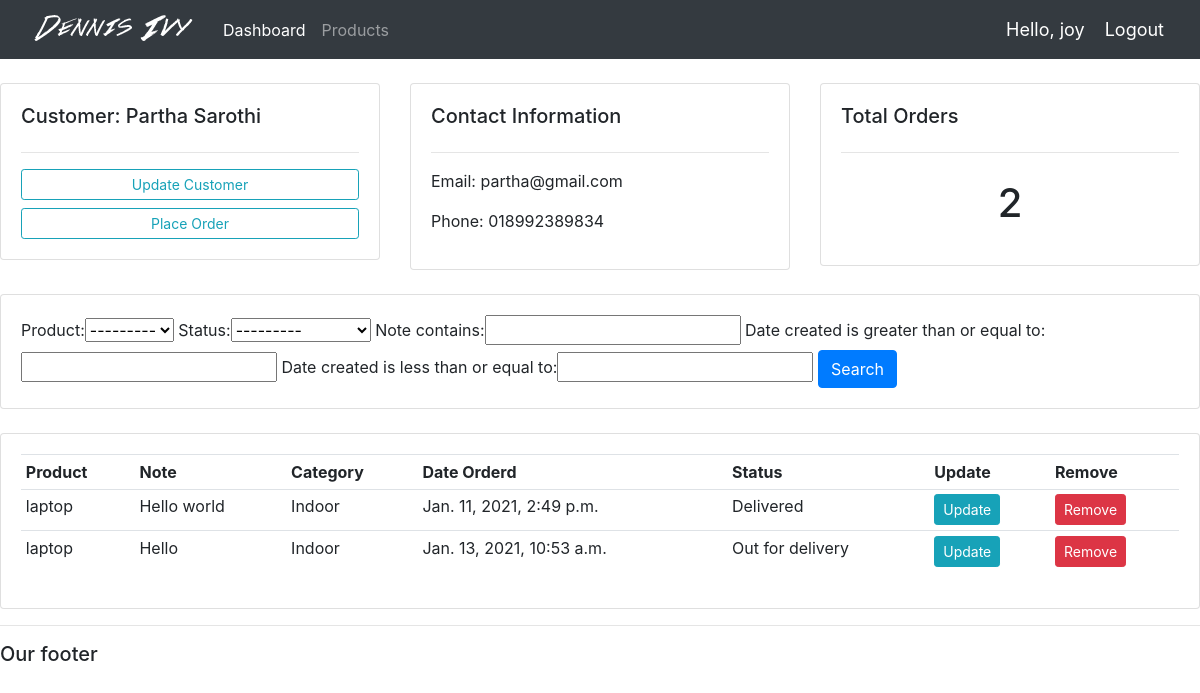
The app's page /customer/1/ (signed in) with its own data.
### accounts/models.py (models this page shows, shortened)
class Customer(models.Model):
    user = models.OneToOneField(User, null=True, blank=True, on_delete=models.CASCADE)
    name = models.CharField(max_length=200, null=True)
    phone = models.CharField(max_length=200, null=True)
    email = models.CharField(max_length=200, null=True)
    profile_pic = models.ImageField(default="profile1.png", null=True, blank=True)
    date_created = models.DateTimeField(auto_now_add=True, null=True)

class Order(models.Model):
    STATUS = (
        ('Pending', 'Pending'),
        ('Out for delivery', 'Out for delivery'),
        ('Delivered', 'Delivered')
    )
    customer = models.ForeignKey(Customer, null=True, on_delete=models.SET_NULL)
    product = models.ForeignKey(Product, null=True, on_delete=models.SET_NULL)
    date_created = models.DateTimeField(auto_now_add=True, null=True)
    status = models.CharField(max_length=200, null=True, choices=STATUS)
    note = models.CharField(max_length=1000, null=True)

class Product(models.Model):
    CATEGORY = (
        ('Indoor', 'Indoor'),
        ('Out Door', 'Out Door')
    )
    name = models.CharField(max_length=200, null=True)
    price = models.FloatField(null=True)
    category = models.CharField(max_length=200, null=True, choices=CATEGORY)
    description = models.CharField(max_length=200, null=True, blank=True)
    date_created = models.DateTimeField(auto_now_add=True, null=True)
    tag = models.ManyToManyField(Tag)
    def __str__(self):
        return self.name

### accounts/decorators.py (the view)
        def wrapper_func(request, *args, **kwargs):
            group = None
            if request.user.groups.exists():
                group = request.user.groups.all()[0].name
            if group in allowed_roles:
                return view_fanc(request, *args, **kwargs)
            else:
                return HttpResponse('You are not authorized to view this page')

### accounts/views.py (called while the page is built)
@login_required(login_url='login')
@allowed_users(allowed_roles=['admin'])
def customer(request, pk_test):
    customer = Customer.objects.get(id=pk_test)
    orders = customer.order_set.all()
    order_count = orders.count()
    myFilter = OrderFilter(request.GET, queryset=orders)
    orders = myFilter.qs
    context = {'customer':customer, 'orders':orders, 'order_count':order_count, 'myFilter':myFilter}
    return render(request, 'accounts/customer.html', context)

### accounts/templates/accounts/customer.html
{% extends 'accounts/main.html' %}
{% block content %}
    <br>
<div class="row">
	<div class="col-md">
		<div class="card card-body">
			<h5>Customer: {{ customer.name }}</h5>
			<hr>
			<a class="btn btn-outline-info  btn-sm btn-block" href="">Update Customer</a>
			<a class="btn btn-outline-info  btn-sm btn-block" href="{% url 'create_order' customer.id %}">Place Order</a>
		</div>
	</div>
	<div class="col-md">
		<div class="card card-body">
			<h5>Contact Information</h5>
			<hr>
			<p>Email: {{ customer.email }} </p>
			<p>Phone: {{ customer.phone }} </p>
		</div>
	</div>
	<div class="col-md">
		<div class="card card-body">
			<h5>Total Orders</h5>
			<hr>
			<h1 style="text-align: center;padding: 10px">{{ order_count }}</h1>
		</div>
	</div>
</div>
<br>
<div class="row">
	<div class="col">
		<div class="card card-body">
			<form method="get">
				{{ myFilter.form }}
		    <button class="btn btn-primary" type="submit">Search</button>
		  </form>
		</div>
	</div>
</div>
<br>
<div class="row">
	<div class="col-md">
		<div class="card card-body">
			<table class="table table-sm">
				<tr>
					<th>Product</th>
					<th>Note</th>
					<th>Category</th>
					<th>Date Orderd</th>
					<th>Status</th>
					<th>Update</th>
					<th>Remove</th>
				</tr>
				{% for order in orders %}
					<tr>
						<td>{{ order.product }}</td>
						<td>{{ order.note }}</td>
						<td>{{ order.product.category }}</td>
						<td>{{ order.date_created }}</td>
						<td>{{ order.status }}</td>
						<td><a class="btn btn-sm btn-info" href="{% url 'update_order' order.id %}">Update</a></td>
						<td><a class="btn btn-sm btn-danger" href="{% url 'delete_order' order.id %}">Remove</a></td>
					</tr>
				{% endfor %}
			</table>
		</div>
	</div>
</div>
{% endblock %}

### accounts/templates/accounts/navbar.html (shortened to what this page needs)
{% load static %}
<nav class="navbar navbar-expand-lg navbar-dark bg-dark">
  <img src="{% static 'images/logo.png' %}">
  <div class="collapse navbar-collapse" id="navbarNavDropdown">
    <ul class="navbar-nav">
      {% if request.user.is_staff %}
      <li class="nav-item active">
        <a class="nav-link" href="{% url 'home' %}">Dashboard</a>
      </li>
      <li class="nav-item">
        <a class="nav-link" href="{% url 'products' %}">Products</a>
      </li>
      {% else %}
      <li class="nav-item">
        <a class="nav-link" href="{% url 'account' %}">Setings</a>
      </li>
      {% endif %}
    </ul>
  </div>
  <span class="hello-msg">Hello, {{ request.user }}</span>
  <span><a class="hello-msg" href="{% url 'logout' %}">Logout</a></span>
</nav>

### static/css/main.css (style rules this page uses)
body { background-color: #ebeff5; }

### accounts/templates/accounts/navbar.html (style rules this page uses)
.hello-msg { font-size: 18px; color: #fff; margin-right: 20px }

### records on screen
Customer: name "Partha Sarothi", email "partha@gmail.com", phone "018992389834"
Order: product "laptop", note "Hello world", product.category "Indoor", date_created "Jan. 11, 2021, 2:49 p.m.", status "Delivered"
Order: product "laptop", note "Hello", product.category "Indoor", date_created "Jan. 13, 2021, 10:53 a.m.", status "Out for delivery"

### other values on screen
{{ request.user }} "joy"
{{ order_count }} "2"
